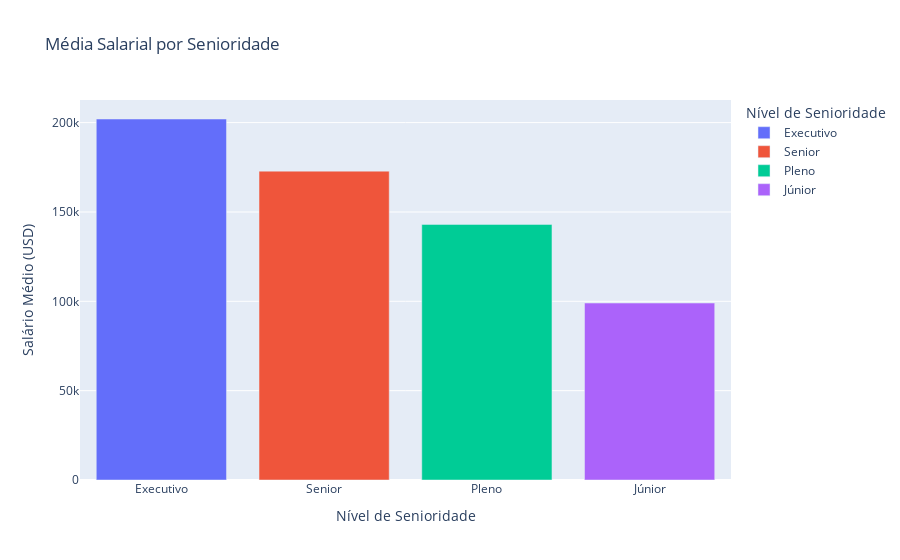

The notebook cell this image was saved under:
### Code cell
# Calculando a média salarial por senioridade
media_salario_senioridade = BaseDados.groupby("Senioridade")["USD"].mean().sort_values(ascending = False).reset_index()

# Criando o gráfico de barras com Plotly
fig = px.bar(
    media_salario_senioridade,
    x="Senioridade",
    y="USD",
    title="Média Salarial por Senioridade",
    labels={"USD": "Salário Médio (USD)", "Senioridade": "Nível de Senioridade"},
    color="Senioridade"
)
fig.show()

### Figure 1 — Plotly figure (JSON) as saved in the notebook; plotly's stock layout.template omitted (floating-point values rounded to 4 significant figures)
{"data": [{"alignmentgroup": "True", "hovertemplate": "Nível de Senioridade=%{x}<br>Salário Médio (USD)=%{y}<extra></extra>", "legendgroup": "Executivo", "marker": {"color": "#636efa", "pattern": {"shape": ""}}, "name": "Executivo", "offsetgroup": "Executivo", "orientation": "v", "showlegend": true, "textposition": "auto", "type": "bar", "x": ["Executivo"], "xaxis": "x", "y": [202000.0], "yaxis": "y"}, {"alignmentgroup": "True", "hovertemplate": "Nível de Senioridade=%{x}<br>Salário Médio (USD)=%{y}<extra></extra>", "legendgroup": "Senior", "marker": {"color": "#EF553B", "pattern": {"shape": ""}}, "name": "Senior", "offsetgroup": "Senior", "orientation": "v", "showlegend": true, "textposition": "auto", "type": "bar", "x": ["Senior"], "xaxis": "x", "y": [172900.0], "yaxis": "y"}, {"alignmentgroup": "True", "hovertemplate": "Nível de Senioridade=%{x}<br>Salário Médio (USD)=%{y}<extra></extra>", "legendgroup": "Pleno", "marker": {"color": "#00cc96", "pattern": {"shape": ""}}, "name": "Pleno", "offsetgroup": "Pleno", "orientation": "v", "showlegend": true, "textposition": "auto", "type": "bar", "x": ["Pleno"], "xaxis": "x", "y": [143000.0], "yaxis": "y"}, {"alignmentgroup": "True", "hovertemplate": "Nível de Senioridade=%{x}<br>Salário Médio (USD)=%{y}<extra></extra>", "legendgroup": "Júnior", "marker": {"color": "#ab63fa", "pattern": {"shape": ""}}, "name": "Júnior", "offsetgroup": "Júnior", "orientation": "v", "showlegend": true, "textposition": "auto", "type": "bar", "x": ["Júnior"], "xaxis": "x", "y": [99040.0], "yaxis": "y"}], "layout": {"barmode": "relative", "legend": {"title": {"text": "Nível de Senioridade"}, "tracegroupgap": 0}, "title": {"text": "Média Salarial por Senioridade"}, "xaxis": {"anchor": "y", "categoryarray": ["Executivo", "Senior", "Pleno", "Júnior"], "categoryorder": "array", "domain": [0, 1], "title": {"text": "Nível de Senioridade"}}, "yaxis": {"anchor": "x", "domain": [0, 1], "title": {"text": "Salário Médio (USD)"}}}}
